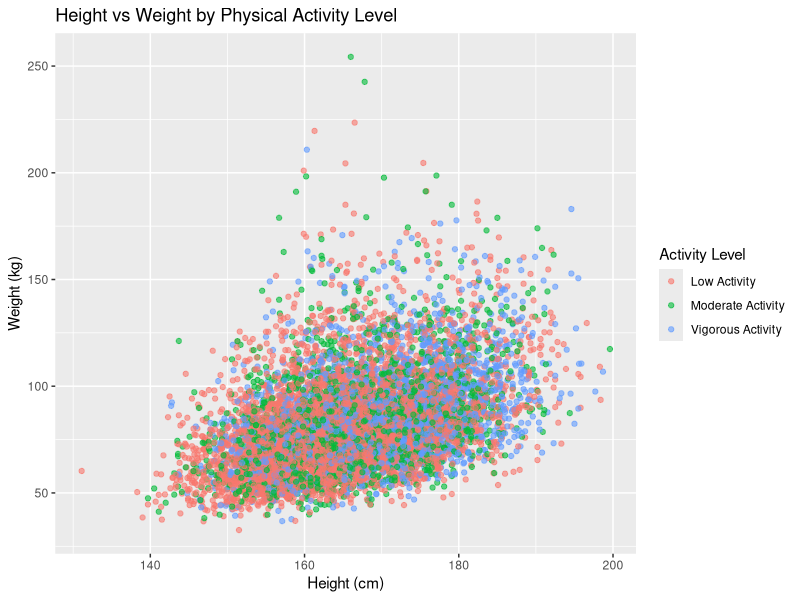
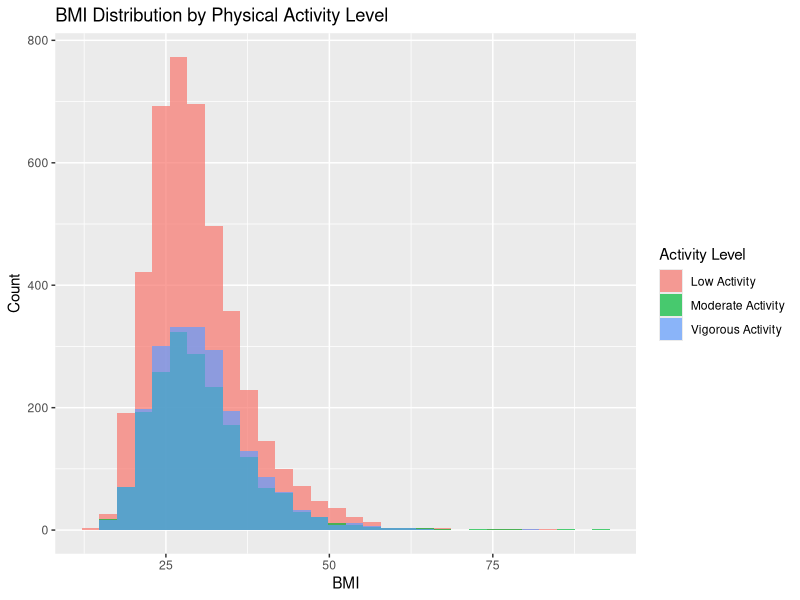
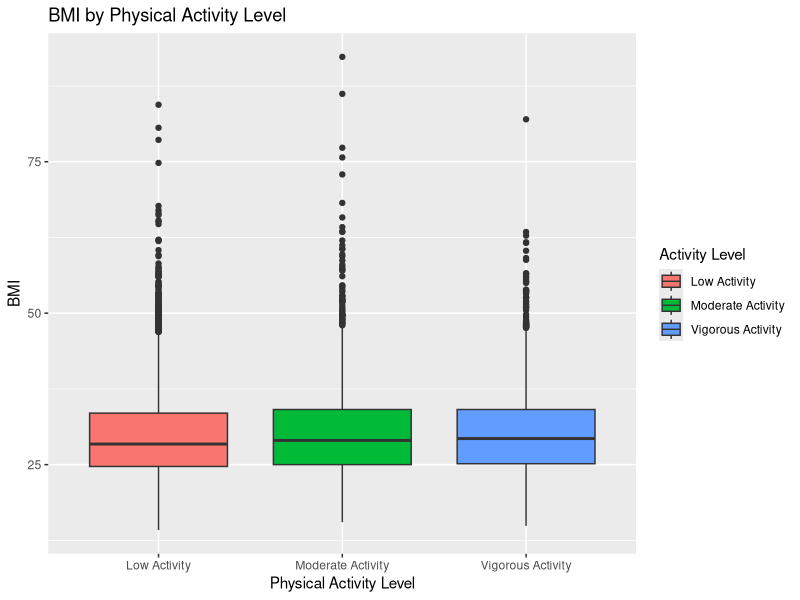
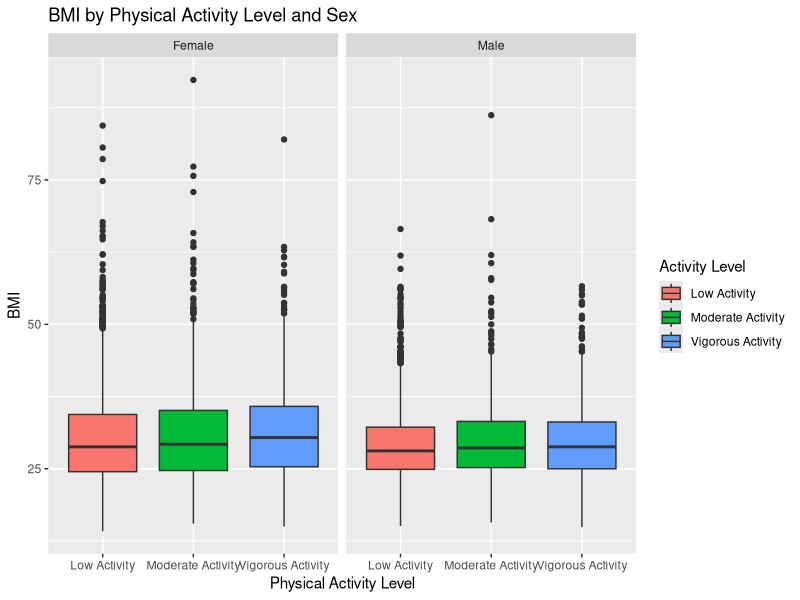
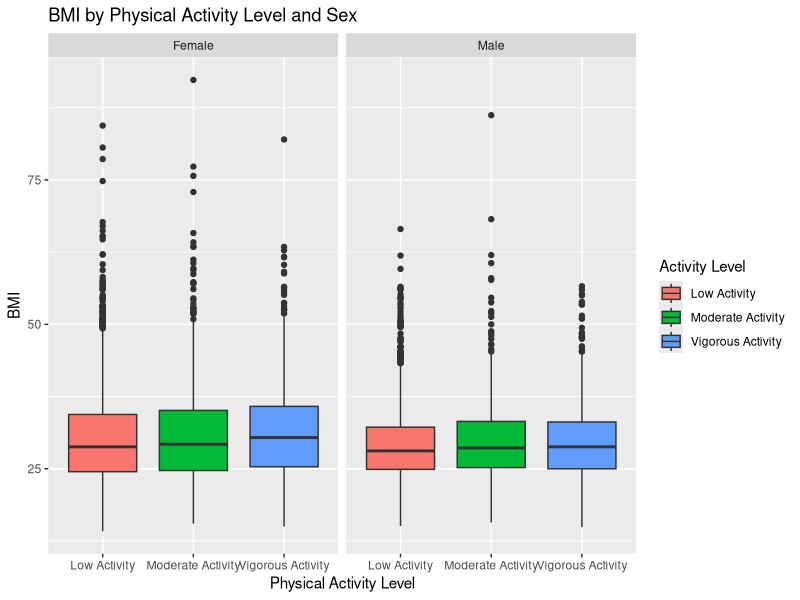

The R source for these figures, in order:
library(readr)
library(ggplot2)
library(dplyr)

nhanes_clean <- read.csv("data/cleaned_nhanes.csv")

# Scatter Plot: Height vs Weight by Activity Level
ggplot(
  nhanes_clean,
  aes(x = BMXHT, y = BMXWT, color = Activity_Level)
) +
  geom_point(alpha = 0.6) +
  labs(
    title = "Height vs Weight by Physical Activity Level",
    x = "Height (cm)",
    y = "Weight (kg)",
    color = "Activity Level"
  )

# Histogram: BMI Distribution by Activity Level
ggplot(
  nhanes_clean,
  aes(x = BMXBMI, fill = Activity_Level)
) +
  geom_histogram(
    bins = 30,
    alpha = 0.7,
    position = "identity"
  ) +
  labs(
    title = "BMI Distribution by Physical Activity Level",
    x = "BMI",
    y = "Count",
    fill = "Activity Level"
  )

# Boxplot: BMI by Activity Level
ggplot(
  nhanes_clean,
  aes(x = Activity_Level, y = BMXBMI, fill = Activity_Level)
) +
  geom_boxplot() +
  labs(
    title = "BMI by Physical Activity Level",
    x = "Physical Activity Level",
    y = "BMI",
    fill = "Activity Level"
  )

# Multivariate Plot: BMI by Activity Level and Sex
ggplot(
  nhanes_clean,
  aes(x = Activity_Level, y = BMXBMI, fill = Activity_Level)
) +
  geom_boxplot() +
  facet_wrap(~ Sex) +
  labs(
    title = "BMI by Physical Activity Level and Sex",
    x = "Physical Activity Level",
    y = "BMI",
    fill = "Activity Level"
  )
ggsave("output/bmi_activity_sex.png")
